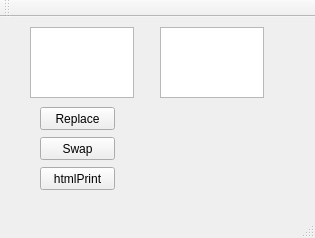
<?xml version="1.0" encoding="UTF-8"?>
<ui version="4.0">
 <class>PlainTextWidget</class>
 <widget class="QMainWindow" name="PlainTextWidget">
  <property name="geometry">
   <rect>
    <x>0</x>
    <y>0</y>
    <width>315</width>
    <height>238</height>
   </rect>
  </property>
  <property name="windowTitle">
   <string>PlainTextWidget</string>
  </property>
  <widget class="QWidget" name="centralWidget">
   <widget class="QPlainTextEdit" name="plainTextEdit">
    <property name="geometry">
     <rect>
      <x>30</x>
      <y>10</y>
      <width>104</width>
      <height>71</height>
     </rect>
    </property>
   </widget>
   <widget class="QPlainTextEdit" name="plainTextEdit_2">
    <property name="geometry">
     <rect>
      <x>160</x>
      <y>10</y>
      <width>104</width>
      <height>71</height>
     </rect>
    </property>
   </widget>
   <widget class="QPushButton" name="pushButtonReplace">
    <property name="geometry">
     <rect>
      <x>40</x>
      <y>90</y>
      <width>75</width>
      <height>23</height>
     </rect>
    </property>
    <property name="text">
     <string>Replace</string>
    </property>
   </widget>
   <widget class="QPushButton" name="pushButtonSwap">
    <property name="geometry">
     <rect>
      <x>40</x>
      <y>120</y>
      <width>75</width>
      <height>23</height>
     </rect>
    </property>
    <property name="text">
     <string>Swap</string>
    </property>
   </widget>
   <widget class="QPushButton" name="pushButtonPrintHTML">
    <property name="geometry">
     <rect>
      <x>40</x>
      <y>150</y>
      <width>75</width>
      <height>23</height>
     </rect>
    </property>
    <property name="text">
     <string>htmlPrint</string>
    </property>
   </widget>
  </widget>
  <widget class="QMenuBar" name="menuBar">
   <property name="geometry">
    <rect>
     <x>0</x>
     <y>0</y>
     <width>315</width>
     <height>21</height>
    </rect>
   </property>
  </widget>
  <widget class="QToolBar" name="mainToolBar">
   <attribute name="toolBarArea">
    <enum>TopToolBarArea</enum>
   </attribute>
   <attribute name="toolBarBreak">
    <bool>false</bool>
   </attribute>
  </widget>
  <widget class="QStatusBar" name="statusBar"/>
 </widget>
 <layoutdefault spacing="6" margin="11"/>
 <resources/>
 <connections/>
</ui>
